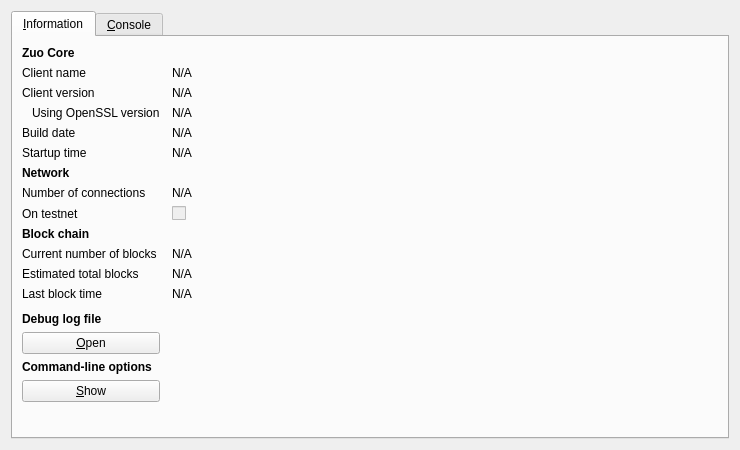
<?xml version="1.0" encoding="UTF-8"?>
<ui version="4.0">
 <class>RPCConsole</class>
 <widget class="QDialog" name="RPCConsole">
  <property name="geometry">
   <rect>
    <x>0</x>
    <y>0</y>
    <width>740</width>
    <height>450</height>
   </rect>
  </property>
  <property name="windowTitle">
   <string>Zuo - Debug window</string>
  </property>
  <layout class="QVBoxLayout" name="verticalLayout_2">
   <item>
    <widget class="QTabWidget" name="tabWidget">
     <property name="currentIndex">
      <number>0</number>
     </property>
     <widget class="QWidget" name="tab_info">
      <attribute name="title">
       <string>&amp;Information</string>
      </attribute>
      <layout class="QGridLayout" name="gridLayout" columnstretch="0,1">
       <property name="horizontalSpacing">
        <number>12</number>
       </property>
       <item row="0" column="0">
        <widget class="QLabel" name="label_9">
         <property name="font">
          <font>
           <weight>75</weight>
           <bold>true</bold>
          </font>
         </property>
         <property name="text">
          <string>Zuo Core</string>
         </property>
        </widget>
       </item>
       <item row="1" column="0">
        <widget class="QLabel" name="label_5">
         <property name="text">
          <string>Client name</string>
         </property>
        </widget>
       </item>
       <item row="1" column="1">
        <widget class="QLabel" name="clientName">
         <property name="cursor">
          <cursorShape>IBeamCursor</cursorShape>
         </property>
         <property name="text">
          <string>N/A</string>
         </property>
         <property name="textFormat">
          <enum>Qt::PlainText</enum>
         </property>
         <property name="textInteractionFlags">
          <set>Qt::LinksAccessibleByMouse|Qt::TextSelectableByKeyboard|Qt::TextSelectableByMouse</set>
         </property>
        </widget>
       </item>
       <item row="2" column="0">
        <widget class="QLabel" name="label_6">
         <property name="text">
          <string>Client version</string>
         </property>
        </widget>
       </item>
       <item row="2" column="1">
        <widget class="QLabel" name="clientVersion">
         <property name="cursor">
          <cursorShape>IBeamCursor</cursorShape>
         </property>
         <property name="text">
          <string>N/A</string>
         </property>
         <property name="textFormat">
          <enum>Qt::PlainText</enum>
         </property>
         <property name="textInteractionFlags">
          <set>Qt::LinksAccessibleByMouse|Qt::TextSelectableByKeyboard|Qt::TextSelectableByMouse</set>
         </property>
        </widget>
       </item>
       <item row="3" column="0">
        <widget class="QLabel" name="label_14">
         <property name="text">
          <string>Using OpenSSL version</string>
         </property>
         <property name="indent">
          <number>10</number>
         </property>
        </widget>
       </item>
       <item row="3" column="1">
        <widget class="QLabel" name="openSSLVersion">
         <property name="cursor">
          <cursorShape>IBeamCursor</cursorShape>
         </property>
         <property name="text">
          <string>N/A</string>
         </property>
         <property name="textFormat">
          <enum>Qt::PlainText</enum>
         </property>
         <property name="textInteractionFlags">
          <set>Qt::LinksAccessibleByMouse|Qt::TextSelectableByKeyboard|Qt::TextSelectableByMouse</set>
         </property>
        </widget>
       </item>
       <item row="4" column="0">
        <widget class="QLabel" name="label_12">
         <property name="text">
          <string>Build date</string>
         </property>
        </widget>
       </item>
       <item row="4" column="1">
        <widget class="QLabel" name="buildDate">
         <property name="cursor">
          <cursorShape>IBeamCursor</cursorShape>
         </property>
         <property name="text">
          <string>N/A</string>
         </property>
         <property name="textFormat">
          <enum>Qt::PlainText</enum>
         </property>
         <property name="textInteractionFlags">
          <set>Qt::LinksAccessibleByMouse|Qt::TextSelectableByKeyboard|Qt::TextSelectableByMouse</set>
         </property>
        </widget>
       </item>
       <item row="5" column="0">
        <widget class="QLabel" name="label_13">
         <property name="text">
          <string>Startup time</string>
         </property>
        </widget>
       </item>
       <item row="5" column="1">
        <widget class="QLabel" name="startupTime">
         <property name="cursor">
          <cursorShape>IBeamCursor</cursorShape>
         </property>
         <property name="text">
          <string>N/A</string>
         </property>
         <property name="textFormat">
          <enum>Qt::PlainText</enum>
         </property>
         <property name="textInteractionFlags">
          <set>Qt::LinksAccessibleByMouse|Qt::TextSelectableByKeyboard|Qt::TextSelectableByMouse</set>
         </property>
        </widget>
       </item>
       <item row="6" column="0">
        <widget class="QLabel" name="label_11">
         <property name="font">
          <font>
           <weight>75</weight>
           <bold>true</bold>
          </font>
         </property>
         <property name="text">
          <string>Network</string>
         </property>
        </widget>
       </item>
       <item row="7" column="0">
        <widget class="QLabel" name="label_7">
         <property name="text">
          <string>Number of connections</string>
         </property>
        </widget>
       </item>
       <item row="7" column="1">
        <widget class="QLabel" name="numberOfConnections">
         <property name="cursor">
          <cursorShape>IBeamCursor</cursorShape>
         </property>
         <property name="text">
          <string>N/A</string>
         </property>
         <property name="textFormat">
          <enum>Qt::PlainText</enum>
         </property>
         <property name="textInteractionFlags">
          <set>Qt::LinksAccessibleByMouse|Qt::TextSelectableByKeyboard|Qt::TextSelectableByMouse</set>
         </property>
        </widget>
       </item>
       <item row="8" column="0">
        <widget class="QLabel" name="label_8">
         <property name="text">
          <string>On testnet</string>
         </property>
        </widget>
       </item>
       <item row="8" column="1">
        <widget class="QCheckBox" name="isTestNet">
         <property name="enabled">
          <bool>false</bool>
         </property>
         <property name="text">
          <string/>
         </property>
        </widget>
       </item>
       <item row="9" column="0">
        <widget class="QLabel" name="label_10">
         <property name="font">
          <font>
           <weight>75</weight>
           <bold>true</bold>
          </font>
         </property>
         <property name="text">
          <string>Block chain</string>
         </property>
        </widget>
       </item>
       <item row="10" column="0">
        <widget class="QLabel" name="label_3">
         <property name="text">
          <string>Current number of blocks</string>
         </property>
        </widget>
       </item>
       <item row="10" column="1">
        <widget class="QLabel" name="numberOfBlocks">
         <property name="cursor">
          <cursorShape>IBeamCursor</cursorShape>
         </property>
         <property name="text">
          <string>N/A</string>
         </property>
         <property name="textFormat">
          <enum>Qt::PlainText</enum>
         </property>
         <property name="textInteractionFlags">
          <set>Qt::LinksAccessibleByMouse|Qt::TextSelectableByKeyboard|Qt::TextSelectableByMouse</set>
         </property>
        </widget>
       </item>
       <item row="11" column="0">
        <widget class="QLabel" name="label_4">
         <property name="text">
          <string>Estimated total blocks</string>
         </property>
        </widget>
       </item>
       <item row="11" column="1">
        <widget class="QLabel" name="totalBlocks">
         <property name="cursor">
          <cursorShape>IBeamCursor</cursorShape>
         </property>
         <property name="text">
          <string>N/A</string>
         </property>
         <property name="textFormat">
          <enum>Qt::PlainText</enum>
         </property>
         <property name="textInteractionFlags">
          <set>Qt::LinksAccessibleByMouse|Qt::TextSelectableByKeyboard|Qt::TextSelectableByMouse</set>
         </property>
        </widget>
       </item>
       <item row="12" column="0">
        <widget class="QLabel" name="label_2">
         <property name="text">
          <string>Last block time</string>
         </property>
        </widget>
       </item>
       <item row="12" column="1">
        <widget class="QLabel" name="lastBlockTime">
         <property name="cursor">
          <cursorShape>IBeamCursor</cursorShape>
         </property>
         <property name="text">
          <string>N/A</string>
         </property>
         <property name="textFormat">
          <enum>Qt::PlainText</enum>
         </property>
         <property name="textInteractionFlags">
          <set>Qt::LinksAccessibleByMouse|Qt::TextSelectableByKeyboard|Qt::TextSelectableByMouse</set>
         </property>
        </widget>
       </item>
       <item row="13" column="0">
        <spacer name="verticalSpacer_2">
         <property name="orientation">
          <enum>Qt::Vertical</enum>
         </property>
         <property name="sizeHint" stdset="0">
          <size>
           <width>20</width>
           <height>20</height>
          </size>
         </property>
        </spacer>
       </item>
       <item row="14" column="0">
        <widget class="QLabel" name="labelDebugLogfile">
         <property name="font">
          <font>
           <weight>75</weight>
           <bold>true</bold>
          </font>
         </property>
         <property name="text">
          <string>Debug log file</string>
         </property>
        </widget>
       </item>
       <item row="15" column="0">
        <widget class="QPushButton" name="openDebugLogfileButton">
         <property name="toolTip">
          <string>Open the Zuo debug log file from the current data directory. This can take a few seconds for large log files.</string>
         </property>
         <property name="text">
          <string>&amp;Open</string>
         </property>
         <property name="autoDefault">
          <bool>false</bool>
         </property>
        </widget>
       </item>
       <item row="16" column="0">
        <widget class="QLabel" name="labelCLOptions">
         <property name="font">
          <font>
           <weight>75</weight>
           <bold>true</bold>
          </font>
         </property>
         <property name="text">
          <string>Command-line options</string>
         </property>
        </widget>
       </item>
       <item row="17" column="0">
        <widget class="QPushButton" name="showCLOptionsButton">
         <property name="toolTip">
          <string>Show the Zuo-Qt help message to get a list with possible Zuo command-line options.</string>
         </property>
         <property name="text">
          <string>&amp;Show</string>
         </property>
         <property name="autoDefault">
          <bool>false</bool>
         </property>
        </widget>
       </item>
       <item row="18" column="0">
        <spacer name="verticalSpacer">
         <property name="orientation">
          <enum>Qt::Vertical</enum>
         </property>
         <property name="sizeHint" stdset="0">
          <size>
           <width>20</width>
           <height>40</height>
          </size>
         </property>
        </spacer>
       </item>
      </layout>
     </widget>
     <widget class="QWidget" name="tab_console">
      <attribute name="title">
       <string>&amp;Console</string>
      </attribute>
      <layout class="QVBoxLayout" name="verticalLayout_3">
       <property name="spacing">
        <number>3</number>
       </property>
       <item>
        <widget class="QTextEdit" name="messagesWidget">
         <property name="minimumSize">
          <size>
           <width>0</width>
           <height>100</height>
          </size>
         </property>
         <property name="readOnly">
          <bool>true</bool>
         </property>
         <property name="tabKeyNavigation" stdset="0">
          <bool>false</bool>
         </property>
         <property name="columnCount" stdset="0">
          <number>2</number>
         </property>
        </widget>
       </item>
       <item>
        <layout class="QHBoxLayout" name="horizontalLayout">
         <property name="spacing">
          <number>3</number>
         </property>
         <item>
          <widget class="QLabel" name="label">
           <property name="text">
            <string notr="true">&gt;</string>
           </property>
          </widget>
         </item>
         <item>
          <widget class="QLineEdit" name="lineEdit"/>
         </item>
         <item>
          <widget class="QPushButton" name="clearButton">
           <property name="maximumSize">
            <size>
             <width>24</width>
             <height>24</height>
            </size>
           </property>
           <property name="toolTip">
            <string>Clear console</string>
           </property>
           <property name="text">
            <string/>
           </property>
           <property name="icon">
            <iconset resource="../bitcoin.qrc">
             <normaloff>:/icons/remove</normaloff>:/icons/remove</iconset>
           </property>
           <property name="shortcut">
            <string notr="true">Ctrl+L</string>
           </property>
           <property name="autoDefault">
            <bool>false</bool>
           </property>
          </widget>
         </item>
        </layout>
       </item>
      </layout>
     </widget>
    </widget>
   </item>
  </layout>
 </widget>
 <resources>
  <include location="../bitcoin.qrc"/>
 </resources>
 <connections/>
</ui>
